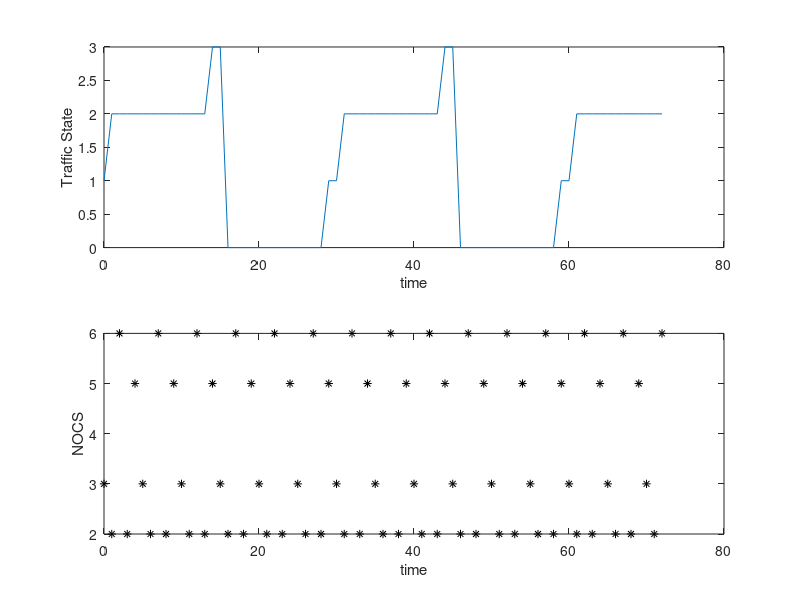
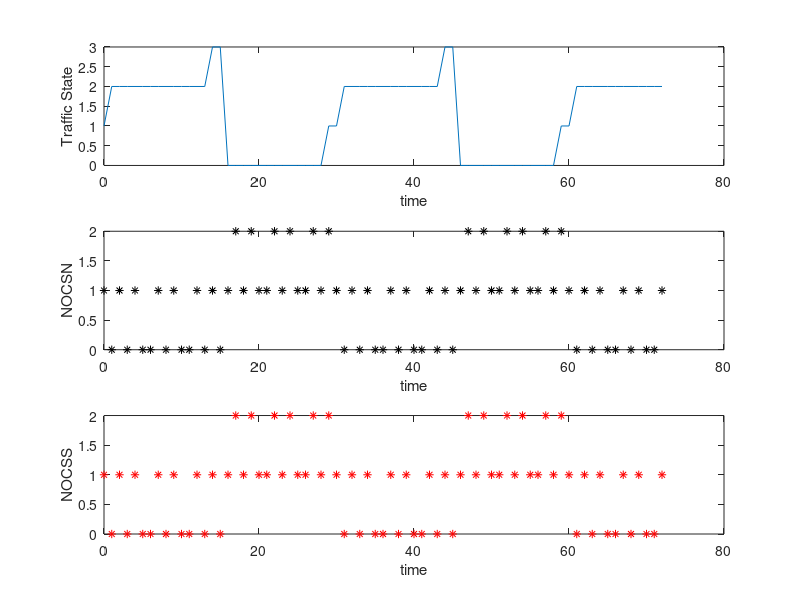
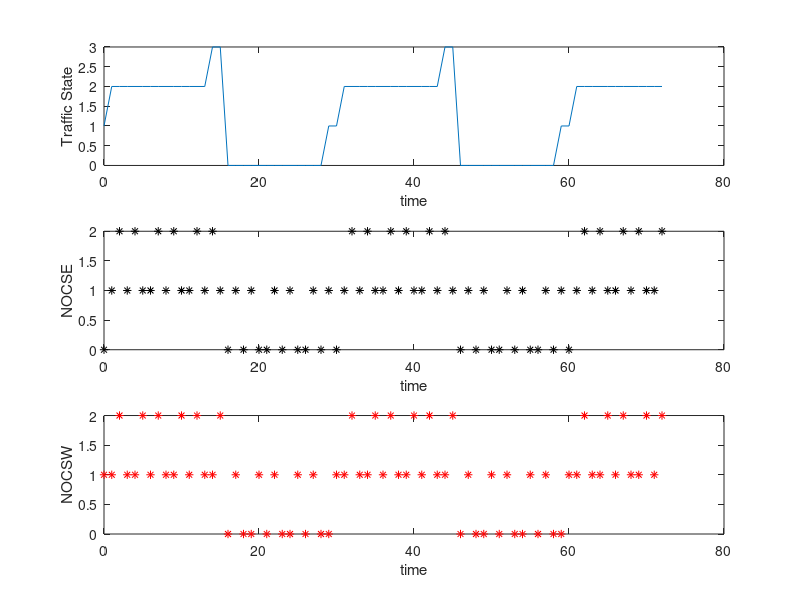
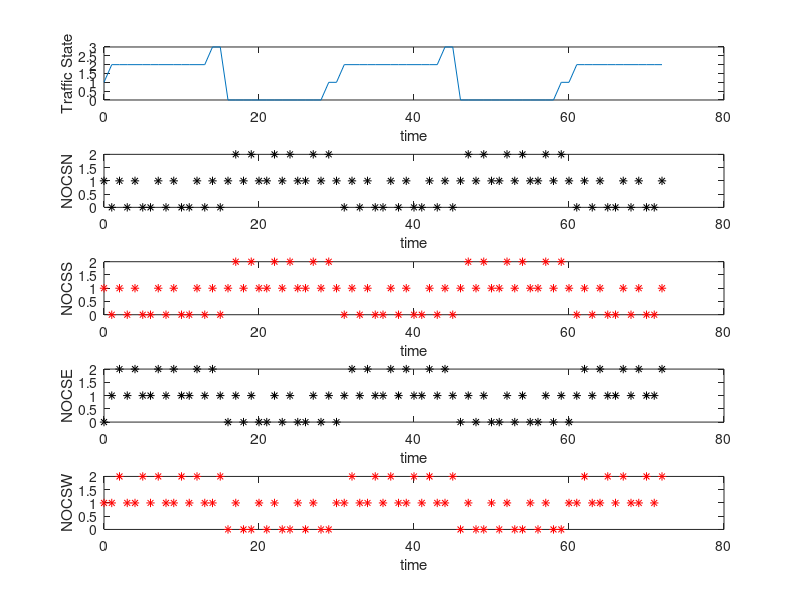

MATLAB code for these plots, in order:
X = 0:1:72;
traf = [1 2 2 2 2 2 2 2 2 2 2 2 2 2 3 3 0 0 0 0 0 0 0 0 0 0 0 0 0 1 1 2 2 2 2 2 2 2 2 2 2 2 2 2 3 3 0 0 0 0 0 0 0 0 0 0 0 0 0 1 1 2 2 2 2 2 2 2 2 2 2 2 2 ];
thru = [3 2 6 2 5 3 2 6 2 5 3 2 6 2 5 3 2 6 2 5 3 2 6 2 5 3 2 6 2 5 3 2 6 2 5 3 2 6 2 5 3 2 6 2 5 3 2 6 2 5 3 2 6 2 5 3 2 6 2 5 3 2 6 2 5 3 2 6 2 5 3 2 6 ];
thruN = [1 0 1 0 1 0 0 1 0 1 0 0 1 0 1 0 1 2 1 2 1 1 2 1 2 1 1 2 1 2 1 0 1 0 1 0 0 1 0 1 0 0 1 0 1 0 1 2 1 2 1 1 2 1 2 1 1 2 1 2 1 0 1 0 1 0 0 1 0 1 0 0 1 ];
thruE = [0 1 2 1 2 1 1 2 1 2 1 1 2 1 2 1 0 1 0 1 0 0 1 0 1 0 0 1 0 1 0 1 2 1 2 1 1 2 1 2 1 1 2 1 2 1 0 1 0 1 0 0 1 0 1 0 0 1 0 1 0 1 2 1 2 1 1 2 1 2 1 1 2 ];
thruS = [1 0 1 0 1 0 0 1 0 1 0 0 1 0 1 0 1 2 1 2 1 1 2 1 2 1 1 2 1 2 1 0 1 0 1 0 0 1 0 1 0 0 1 0 1 0 1 2 1 2 1 1 2 1 2 1 1 2 1 2 1 0 1 0 1 0 0 1 0 1 0 0 1 ];
thruW = [1 1 2 1 1 2 1 2 1 1 2 1 2 1 1 2 0 1 0 0 1 0 1 0 0 1 0 1 0 0 1 1 2 1 1 2 1 2 1 1 2 1 2 1 1 2 0 1 0 0 1 0 1 0 0 1 0 1 0 0 1 1 2 1 1 2 1 2 1 1 2 1 2 ];
subplot(2,1,1);
plot(X,traf);
xlabel('time');
ylabel('Traffic State');
subplot(2,1,2);
plot(X,thru,'*','color','black');
xlabel('time');
ylabel('NOCS');


figure;
subplot(3,1,1);
plot(X,traf);
xlabel('time');
ylabel('Traffic State');
subplot(3,1,2);
plot(X,thruN,'*','color','black');
xlabel('time');
ylabel('NOCSN');
subplot(3,1,3);
plot(X,thruS,'*','color','red');
xlabel('time');
ylabel('NOCSS');


figure;
subplot(3,1,1);
plot(X,traf);
xlabel('time');
ylabel('Traffic State');
subplot(3,1,2);
plot(X,thruE,'*','color','black');
xlabel('time');
ylabel('NOCSE');
subplot(3,1,3);
plot(X,thruW,'*','color','red');
xlabel('time');
ylabel('NOCSW');

figure;
subplot(5,1,1);
plot(X,traf);
xlabel('time');
ylabel('Traffic State');
subplot(5,1,2);
plot(X,thruN,'*','color','black');
xlabel('time');
ylabel('NOCSN');
subplot(5,1,3);
plot(X,thruS,'*','color','red');
xlabel('time');
ylabel('NOCSS');
subplot(5,1,4);
plot(X,thruE,'*','color','black');
xlabel('time');
ylabel('NOCSE');
subplot(5,1,5);
plot(X,thruW,'*','color','red');
xlabel('time');
ylabel('NOCSW');